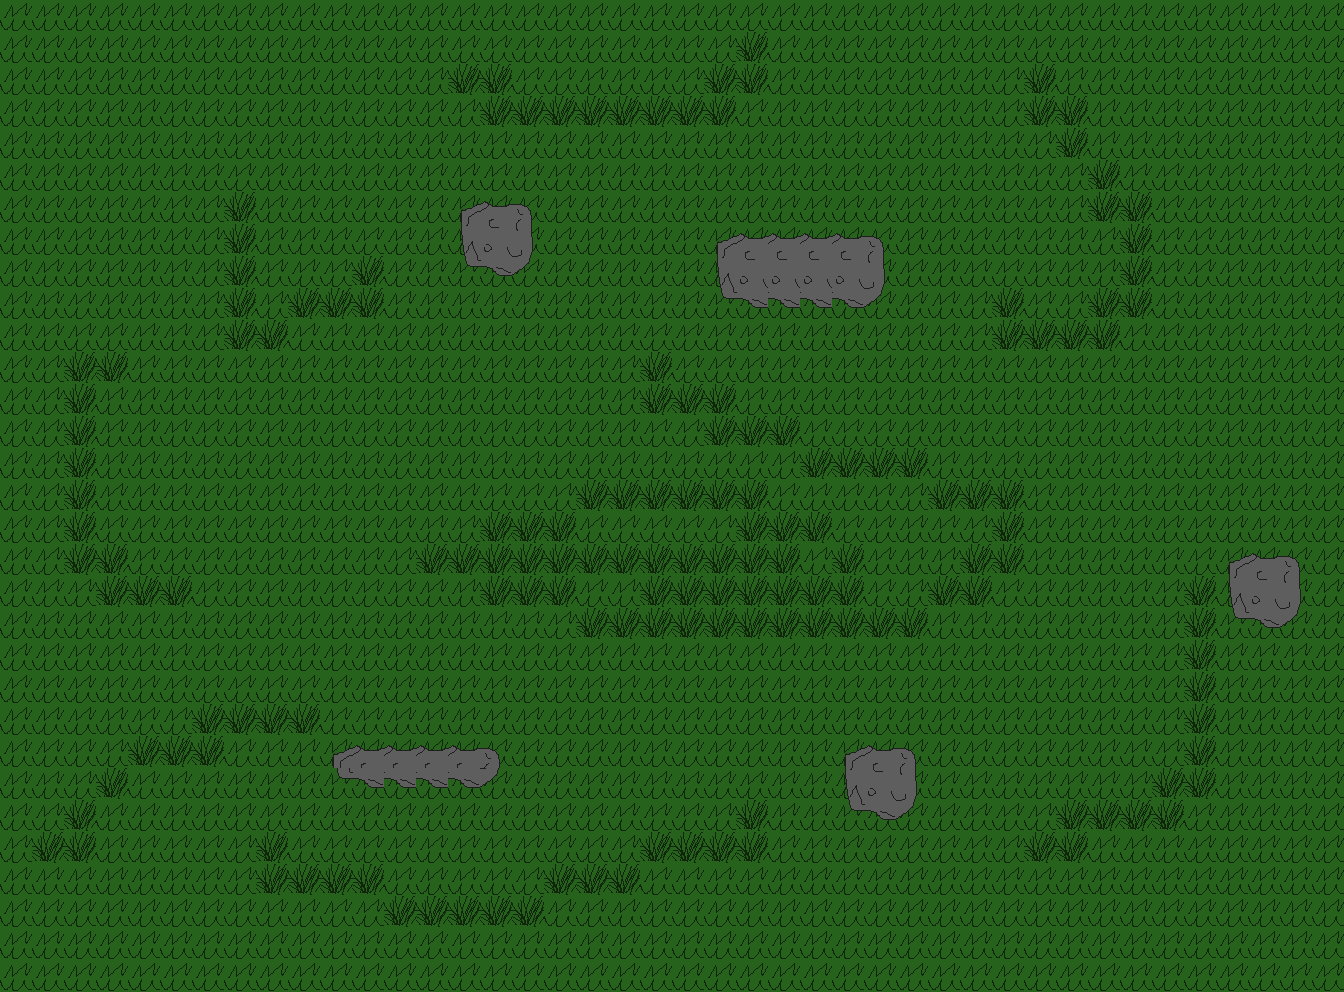

This game map was drawn from its Tiled (.tmx) file and the tilesets committed beside it. A one-line description and the full map source follow:
An orthogonal 42x31 tile map with 32x32 px tiles, 2 tile layers (grass, rocks), 2 tilesets.

<map version="1.0" tiledversion="1.1.1" orientation="orthogonal" renderorder="right-down" width="42" height="31" tilewidth="32" tileheight="32" infinite="0" nextobjectid="1">
 <tileset firstgid="1" name="rockTiles" tilewidth="32" tileheight="32" tilecount="9" columns="3">
  <image source="rockTiles.png" width="96" height="96" />
 </tileset>
 <tileset firstgid="10" name="grassTiles" tilewidth="32" tileheight="32" tilecount="2" columns="1">
  <image source="grassTiles.png" width="32" height="64" />
 </tileset>
 <layer name="grass" width="42" height="31">
  <data encoding="csv">
10,10,10,10,10,10,10,10,10,10,10,10,10,10,10,10,10,10,10,10,10,10,10,10,10,10,10,10,10,10,10,10,10,10,10,10,10,10,10,10,10,10,
10,10,10,10,10,10,10,10,10,10,10,10,10,10,10,10,10,10,10,10,10,10,10,11,10,10,10,10,10,10,10,10,10,10,10,10,10,10,10,10,10,10,
10,10,10,10,10,10,10,10,10,10,10,10,10,10,11,11,10,10,10,10,10,10,11,11,10,10,10,10,10,10,10,10,11,10,10,10,10,10,10,10,10,10,
10,10,10,10,10,10,10,10,10,10,10,10,10,10,10,11,11,11,11,11,11,11,11,10,10,10,10,10,10,10,10,10,11,11,10,10,10,10,10,10,10,10,
10,10,10,10,10,10,10,10,10,10,10,10,10,10,10,10,10,10,10,10,10,10,10,10,10,10,10,10,10,10,10,10,10,11,10,10,10,10,10,10,10,10,
10,10,10,10,10,10,10,10,10,10,10,10,10,10,10,10,10,10,10,10,10,10,10,10,10,10,10,10,10,10,10,10,10,10,11,10,10,10,10,10,10,10,
10,10,10,10,10,10,10,11,10,10,10,10,10,10,10,10,10,10,10,10,10,10,10,10,10,10,10,10,10,10,10,10,10,10,11,11,10,10,10,10,10,10,
10,10,10,10,10,10,10,11,10,10,10,10,10,10,10,10,10,10,10,10,10,10,10,10,10,10,10,10,10,10,10,10,10,10,10,11,10,10,10,10,10,10,
10,10,10,10,10,10,10,11,10,10,10,11,10,10,10,10,10,10,10,10,10,10,10,10,10,10,10,10,10,10,10,10,10,10,10,11,10,10,10,10,10,10,
10,10,10,10,10,10,10,11,10,11,11,11,10,10,10,10,10,10,10,10,10,10,10,10,10,10,10,10,10,10,10,11,10,10,11,11,10,10,10,10,10,10,
10,10,10,10,10,10,10,11,11,10,10,10,10,10,10,10,10,10,10,10,10,10,10,10,10,10,10,10,10,10,10,11,11,11,11,10,10,10,10,10,10,10,
10,10,11,11,10,10,10,10,10,10,10,10,10,10,10,10,10,10,10,10,11,10,10,10,10,10,10,10,10,10,10,10,10,10,10,10,10,10,10,10,10,10,
10,10,11,10,10,10,10,10,10,10,10,10,10,10,10,10,10,10,10,10,11,11,11,10,10,10,10,10,10,10,10,10,10,10,10,10,10,10,10,10,10,10,
10,10,11,10,10,10,10,10,10,10,10,10,10,10,10,10,10,10,10,10,10,10,11,11,11,10,10,10,10,10,10,10,10,10,10,10,10,10,10,10,10,10,
10,10,11,10,10,10,10,10,10,10,10,10,10,10,10,10,10,10,10,10,10,10,10,10,10,11,11,11,11,10,10,10,10,10,10,10,10,10,10,10,10,10,
10,10,11,10,10,10,10,10,10,10,10,10,10,10,10,10,10,10,11,11,11,11,11,11,10,10,10,10,10,11,11,11,10,10,10,10,10,10,10,10,10,10,
10,10,11,10,10,10,10,10,10,10,10,10,10,10,10,11,11,11,10,10,10,10,10,11,11,11,10,10,10,10,10,11,10,10,10,10,10,10,10,10,10,10,
10,10,11,11,10,10,10,10,10,10,10,10,10,11,11,11,11,11,11,11,11,11,11,11,11,10,11,10,10,10,11,11,10,10,10,10,10,10,10,10,10,10,
10,10,10,11,11,11,10,10,10,10,10,10,10,10,10,11,11,11,10,10,11,11,11,11,11,11,11,10,10,11,11,10,10,10,10,10,10,11,10,10,10,10,
10,10,10,10,10,10,10,10,10,10,10,10,10,10,10,10,10,10,11,11,11,11,11,11,11,11,11,11,11,10,10,10,10,10,10,10,10,11,10,10,10,10,
10,10,10,10,10,10,10,10,10,10,10,10,10,10,10,10,10,10,10,10,10,10,10,10,10,10,10,10,10,10,10,10,10,10,10,10,10,11,10,10,10,10,
10,10,10,10,10,10,10,10,10,10,10,10,10,10,10,10,10,10,10,10,10,10,10,10,10,10,10,10,10,10,10,10,10,10,10,10,10,11,10,10,10,10,
10,10,10,10,10,10,11,11,11,11,10,10,10,10,10,10,10,10,10,10,10,10,10,10,10,10,10,10,10,10,10,10,10,10,10,10,10,11,10,10,10,10,
10,10,10,10,11,11,11,10,10,10,10,10,10,10,10,10,10,10,10,10,10,10,10,10,10,10,10,10,10,10,10,10,10,10,10,10,10,11,10,10,10,10,
10,10,10,11,10,10,10,10,10,10,10,10,10,10,10,10,10,10,10,10,10,10,10,10,10,10,10,10,10,10,10,10,10,10,10,10,11,11,10,10,10,10,
10,10,11,10,10,10,10,10,10,10,10,10,10,10,10,10,10,10,10,10,10,10,10,11,10,10,10,10,10,10,10,10,10,11,11,11,11,10,10,10,10,10,
10,11,11,10,10,10,10,10,11,10,10,10,10,10,10,10,10,10,10,10,11,11,11,11,10,10,10,10,10,10,10,10,11,11,10,10,10,10,10,10,10,10,
10,10,10,10,10,10,10,10,11,11,11,11,10,10,10,10,10,11,11,11,10,10,10,10,10,10,10,10,10,10,10,10,10,10,10,10,10,10,10,10,10,10,
10,10,10,10,10,10,10,10,10,10,10,10,11,11,11,11,11,10,10,10,10,10,10,10,10,10,10,10,10,10,10,10,10,10,10,10,10,10,10,10,10,10,
10,10,10,10,10,10,10,10,10,10,10,10,10,10,10,10,10,10,10,10,10,10,10,10,10,10,10,10,10,10,10,10,10,10,10,10,10,10,10,10,10,10,
10,10,10,10,10,10,10,10,10,10,10,10,10,10,10,10,10,10,10,10,10,10,10,10,10,10,10,10,10,10,10,10,10,10,10,10,10,10,10,10,10,10
</data>
 </layer>
 <layer name="rocks" width="42" height="31">
  <data encoding="csv">
0,0,0,0,0,0,0,0,0,0,0,0,0,0,0,0,0,0,0,0,0,0,0,0,0,0,0,0,0,0,0,0,0,0,0,0,0,0,0,0,0,0,
0,0,0,0,0,0,0,0,0,0,0,0,0,0,0,0,0,0,0,0,0,0,0,0,0,0,0,0,0,0,0,0,0,0,0,0,0,0,0,0,0,0,
0,0,0,0,0,0,0,0,0,0,0,0,0,0,0,0,0,0,0,0,0,0,0,0,0,0,0,0,0,0,0,0,0,0,0,0,0,0,0,0,0,0,
0,0,0,0,0,0,0,0,0,0,0,0,0,0,0,0,0,0,0,0,0,0,0,0,0,0,0,0,0,0,0,0,0,0,0,0,0,0,0,0,0,0,
0,0,0,0,0,0,0,0,0,0,0,0,0,0,0,0,0,0,0,0,0,0,0,0,0,0,0,0,0,0,0,0,0,0,0,0,0,0,0,0,0,0,
0,0,0,0,0,0,0,0,0,0,0,0,0,0,0,0,0,0,0,0,0,0,0,0,0,0,0,0,0,0,0,0,0,0,0,0,0,0,0,0,0,0,
0,0,0,0,0,0,0,0,0,0,0,0,0,0,1,2,3,0,0,0,0,0,0,0,0,0,0,0,0,0,0,0,0,0,0,0,0,0,0,0,0,0,
0,0,0,0,0,0,0,0,0,0,0,0,0,0,4,5,6,0,0,0,0,0,1,2,2,2,2,3,0,0,0,0,0,0,0,0,0,0,0,0,0,0,
0,0,0,0,0,0,0,0,0,0,0,0,0,0,7,8,9,0,0,0,0,0,4,5,5,5,5,6,0,0,0,0,0,0,0,0,0,0,0,0,0,0,
0,0,0,0,0,0,0,0,0,0,0,0,0,0,0,0,0,0,0,0,0,0,7,8,8,8,8,9,0,0,0,0,0,0,0,0,0,0,0,0,0,0,
0,0,0,0,0,0,0,0,0,0,0,0,0,0,0,0,0,0,0,0,0,0,0,0,0,0,0,0,0,0,0,0,0,0,0,0,0,0,0,0,0,0,
0,0,0,0,0,0,0,0,0,0,0,0,0,0,0,0,0,0,0,0,0,0,0,0,0,0,0,0,0,0,0,0,0,0,0,0,0,0,0,0,0,0,
0,0,0,0,0,0,0,0,0,0,0,0,0,0,0,0,0,0,0,0,0,0,0,0,0,0,0,0,0,0,0,0,0,0,0,0,0,0,0,0,0,0,
0,0,0,0,0,0,0,0,0,0,0,0,0,0,0,0,0,0,0,0,0,0,0,0,0,0,0,0,0,0,0,0,0,0,0,0,0,0,0,0,0,0,
0,0,0,0,0,0,0,0,0,0,0,0,0,0,0,0,0,0,0,0,0,0,0,0,0,0,0,0,0,0,0,0,0,0,0,0,0,0,0,0,0,0,
0,0,0,0,0,0,0,0,0,0,0,0,0,0,0,0,0,0,0,0,0,0,0,0,0,0,0,0,0,0,0,0,0,0,0,0,0,0,0,0,0,0,
0,0,0,0,0,0,0,0,0,0,0,0,0,0,0,0,0,0,0,0,0,0,0,0,0,0,0,0,0,0,0,0,0,0,0,0,0,0,0,0,0,0,
0,0,0,0,0,0,0,0,0,0,0,0,0,0,0,0,0,0,0,0,0,0,0,0,0,0,0,0,0,0,0,0,0,0,0,0,0,0,1,2,3,0,
0,0,0,0,0,0,0,0,0,0,0,0,0,0,0,0,0,0,0,0,0,0,0,0,0,0,0,0,0,0,0,0,0,0,0,0,0,0,4,5,6,0,
0,0,0,0,0,0,0,0,0,0,0,0,0,0,0,0,0,0,0,0,0,0,0,0,0,0,0,0,0,0,0,0,0,0,0,0,0,0,7,8,9,0,
0,0,0,0,0,0,0,0,0,0,0,0,0,0,0,0,0,0,0,0,0,0,0,0,0,0,0,0,0,0,0,0,0,0,0,0,0,0,0,0,0,0,
0,0,0,0,0,0,0,0,0,0,0,0,0,0,0,0,0,0,0,0,0,0,0,0,0,0,0,0,0,0,0,0,0,0,0,0,0,0,0,0,0,0,
0,0,0,0,0,0,0,0,0,0,0,0,0,0,0,0,0,0,0,0,0,0,0,0,0,0,0,0,0,0,0,0,0,0,0,0,0,0,0,0,0,0,
0,0,0,0,0,0,0,0,0,0,1,2,2,2,2,3,0,0,0,0,0,0,0,0,0,0,1,2,3,0,0,0,0,0,0,0,0,0,0,0,0,0,
0,0,0,0,0,0,0,0,0,0,7,8,8,8,8,9,0,0,0,0,0,0,0,0,0,0,4,5,6,0,0,0,0,0,0,0,0,0,0,0,0,0,
0,0,0,0,0,0,0,0,0,0,0,0,0,0,0,0,0,0,0,0,0,0,0,0,0,0,7,8,9,0,0,0,0,0,0,0,0,0,0,0,0,0,
0,0,0,0,0,0,0,0,0,0,0,0,0,0,0,0,0,0,0,0,0,0,0,0,0,0,0,0,0,0,0,0,0,0,0,0,0,0,0,0,0,0,
0,0,0,0,0,0,0,0,0,0,0,0,0,0,0,0,0,0,0,0,0,0,0,0,0,0,0,0,0,0,0,0,0,0,0,0,0,0,0,0,0,0,
0,0,0,0,0,0,0,0,0,0,0,0,0,0,0,0,0,0,0,0,0,0,0,0,0,0,0,0,0,0,0,0,0,0,0,0,0,0,0,0,0,0,
0,0,0,0,0,0,0,0,0,0,0,0,0,0,0,0,0,0,0,0,0,0,0,0,0,0,0,0,0,0,0,0,0,0,0,0,0,0,0,0,0,0,
0,0,0,0,0,0,0,0,0,0,0,0,0,0,0,0,0,0,0,0,0,0,0,0,0,0,0,0,0,0,0,0,0,0,0,0,0,0,0,0,0,0
</data>
 </layer>
</map>